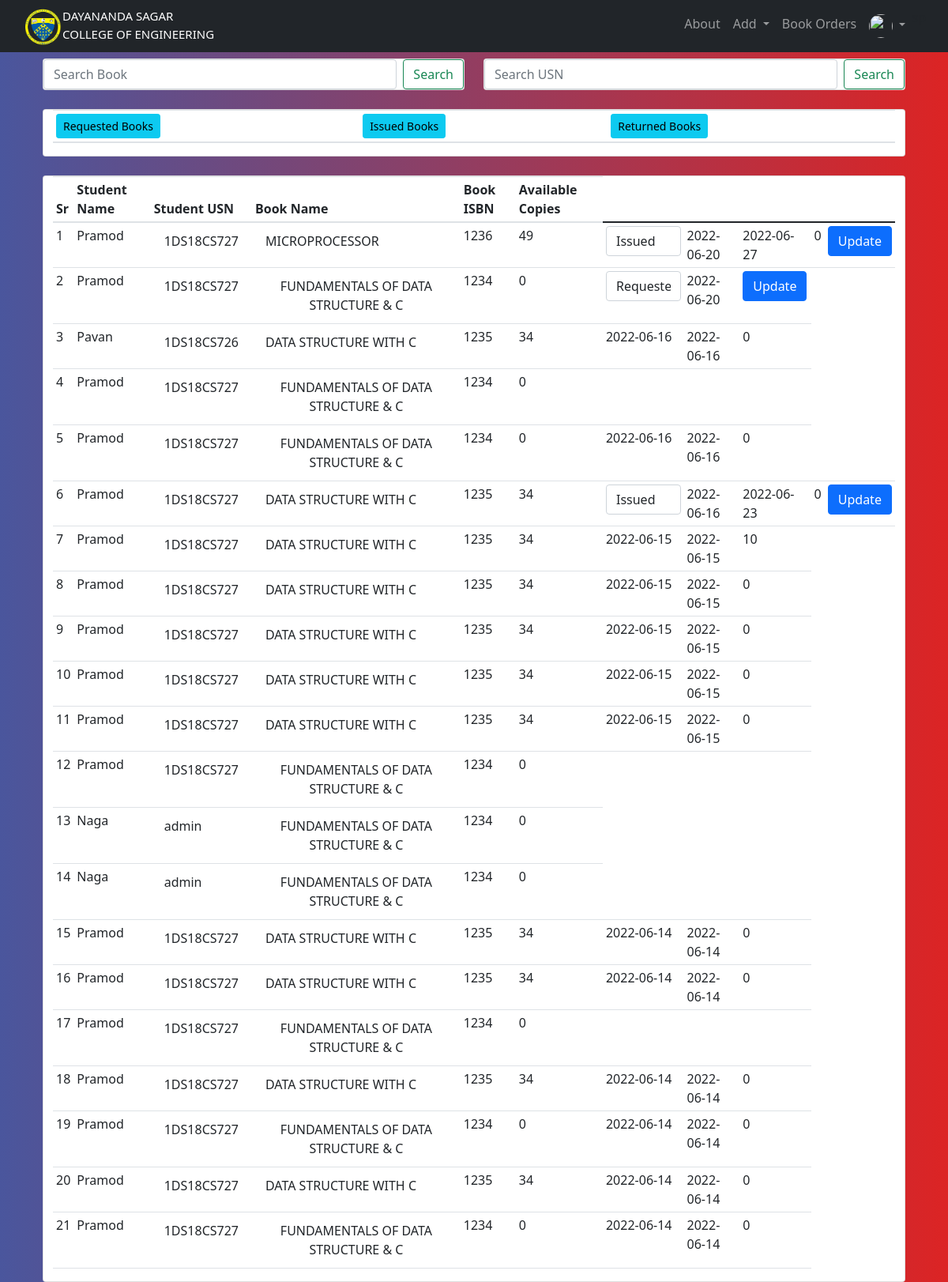
Screenshot of /orders_list (signed in) with the database file from the repository.
### website/models.py (models this page shows, shortened)
class Student_Order(db.Model):
        id = db.Column(db.Integer, primary_key = True)
        status = db.Column(db.String(20), default = 'Requested', nullable = False)
        request_time = db.Column(db.DateTime, nullable = True)
        approve_time = db.Column(db.DateTime, nullable = True)
        return_time = db.Column(db.DateTime, nullable = True)
        returned_time = db.Column(db.DateTime, nullable = True)
        student_id = db.Column(db.Integer, db.ForeignKey('user.id'),nullable=True)
        student = db.relationship('User', backref=db.backref('students_order',lazy=True))
        book_id = db.Column(db.Integer, db.ForeignKey('addbook.id'),nullable=True)
        book = db.relationship('Addbook', backref=db.backref('books_order',lazy=True))
        fine = db.Column(db.Float,default=0)

class User(db.Model,UserMixin):
        __searchable__ = ['usn']
        __tablename__='user'
        id = db.Column(db.Integer, primary_key=True)
        email = db.Column(db.String(150), unique=True)
        password=db.Column(db.String(150))
        first_name=db.Column(db.String(150))
        is_active = db.Column(db.Boolean,default=False)
        urole = db.Column(db.String(80))
        usn = db.Column(db.String(10))
        status = db.Column(db.String(10))
        department_id = db.Column(db.Integer, db.ForeignKey('department.id'),nullable=True)
        department = db.relationship('Department', backref=db.backref('user_departments',lazy=True))
        semester_id = db.Column(db.Integer, db.ForeignKey('semester.id'),nullable=True)
        semester = db.relationship('Semester', backref=db.backref('user_semesters',lazy=True))
        def is_active(self):
                return self.is_active
        def get_urole(self):
                return self.urole

class Addbook(db.Model):
    __tablename__='addbook'
    __searchable__ = ['name', 'desc', 'isbn','author']
    id = db.Column(db.Integer, primary_key=True)
    author =  db.Column(db.String(80),nullable=True)
    name = db.Column(db.String(80), nullable=False)
    price = db.Column(db.Numeric(10,2), nullable=False)
    isbn = db.Column(db.Integer,default=0)
    stock = db.Column(db.Integer,nullable=False)
    available_copies = db.Column(db.Integer,nullable=False)
    desc = db.Column(db.Text, nullable=False)
    pub_date = db.Column(db.DateTime, nullable=False, default=datetime.utcnow)
    department_id = db.Column(db.Integer, db.ForeignKey('department.id'),nullable=False)
    department = db.relationship('Department', backref=db.backref('departments',lazy=True))
    semester_id = db.Column(db.Integer, db.ForeignKey('semester.id'),nullable=False)
    semester = db.relationship('Semester', backref=db.backref('semesters',lazy=True))
    image_1 = db.Column(db.String(150), nullable=False, default='image.jpg')
    image_2 = db.Column(db.String(150), nullable=False, default='image.jpg')
    image_3 = db.Column(db.String(150), nullable=False, default='image.jpg')

### website/views.py (the view)
@views.route('/orders_list')
@requires_access_level("admin")
def orders_list_for_admin():
    orders = Student_Order.query.order_by(Student_Order.request_time.desc()).all()
    return render_template("orders_list_for_admin.html", user=current_user,orders=orders)

### website/views.py (called while the page is built)
def requires_access_level(access_level):
    def decorator(f):
        @wraps(f)
        def decorated_function(*args, **kwargs):
            if not current_user.is_authenticated:
                flash('Login to Access', 'error')
                return redirect(url_for('views.home'))
            if current_user.get_urole() not in access_level:
                logout_user()
                flash('You do not have access to this resource. You have been automatically Logged Out', 'error')
                return redirect(url_for('views.home'))
            return f(*args, **kwargs)
        return decorated_function
    return decorator

### website/templates/orders_list_for_admin.html (shortened to what this page needs)
{% extends "base.html" %} {% block title %}Oders List{% endblock %}
{% block content %}
<br>
<br>
<div class="container">
    <div class="row">
    <div class="col-md-6">
        <div class="card mt-100">
        <form class="d-flex" action="{{url_for('views.admin_orders_book_search', status=status)}}">
            <input class="form-control me-2" type="search" placeholder="Search Book" aria-label="Search" name="b">
            <button class="btn btn-outline-success" type="submit">Search</button>
        </form>
        </div>
    </div>
    <div class="col-md-6">
        <div class="card mt-100">
        <form class="d-flex" action="{{url_for('views.admin_orders_usn_search',status=status)}}">
            <input class="form-control me-2" type="search" placeholder="Search USN" aria-label="Search" name="u">
            <button class="btn btn-outline-success" type="submit">Search</button>
        </form>
        </div>
    </div>
</div>
<br>
<div class="container">
        <div class="row">
            <div class="card">
                <table class="table table-sm">
                    <thead>
                        <th><a href ="{{url_for('views.orders_list_on_status',status='Requested')}}" class="btn btn-info btn-sm">Requested Books</a></th>
                        <th><a href ="{{url_for('views.orders_list_on_status',status='Issued')}}" class="btn btn-info btn-sm">Issued Books</a></th>
                        <th><a href ="{{url_for('views.orders_list_on_status',status='Returned')}}" class="btn btn-info btn-sm">Returned Books</a></th>
                    </thead>
                </table>
            </div>
         </div>
</div>
<br>
<div class="container">
        <div class="row">
            <div class="card">
                <table class="table table-sm">
                    <thead>
                        <th>Sr</th>
                        <th>Student Name</th>
                        <th>Student USN</th>
                        <th>Book Name</th>
                        <th>Book ISBN</th>
                        <th>Available Copies</th>
                    </thead>
                    <tbody>
                    {% for order in orders%}
                    <tr>
                        <td>{{loop.index}}</td>
                        <td>{{order.student.first_name}}</td>
                        <td>
                            <button type="button" class="btn btn" data-toggle="modal" data-target="#student_info+{{order.student.usn}}">{{order.student.usn}}</button>
                        </td>
                        <td>
                            <button type="button" class="btn btn" data-toggle="modal" data-target="#book_into_modal+{{order.book.isbn}}">{{order.book.name}}</button>
                        </td>
                        <td>{{order.book.isbn}}</td>
                        <td>{{order.book.available_copies}}</td>
                        {% if(order.status == "Requested")%}
                        <td>
                            <form class="form" method="post" action="/orders_list/Requested">
                            <select name="status" id="status" class="form-control" required>
                                <option value="">Requested</option>
                            </select>
                        </td>
                        <td>{{order.request_time.date()}}</td>
                        {% elif(order.status == "Issued")%}
                        <td>
                            <form class="form" method="post" action="/orders_list/Issued">
                            <select name="status" id="status" class="form-control" required>
                                <option value="Issued">Issued</option>
                            </select>
                        </td>
                        <td>{{order.approve_time.date()}}</td>
                        <td>{{order.return_time.date()}}</td>
                        <td>{{order.fine}}</td>
                        {% elif(order.status == "Returned")%}
                        <td>{{order.approve_time.date()}}</td>
                        <td>{{order.returned_time.date()}}</td>
                        <td>{{order.fine}}</td>
                        {% endif %}
                        {% if(order.status in ["Requested","Issued"])%}
                        <td>
                            <input type="submit" class="btn btn-primary" value="Update">
                        </td>
                        {% endif %}
                    </tr>
                    {% endfor %}
                    </tbody>
                </table>
    </div>
         </div>
</div>
{% endblock %}

### website/static/style.css (style rules this page uses)
.bg-nav { background: #DC2424; background: -webkit-linear-gradient(to right, #4A569D, #DC2424); background: linear-gradient(to right, #4A569D, #DC2424); }
.mt-100 { margin-top: -40px; }

### rows the page displays
Student_Order: student.first_name "Pramod", student.usn "1DS18CS727", book.name "MICROPROCESSOR", book.isbn "1236", book.available_copies "49", approve_time "2022-06-20", return_time "2022-06-27", fine "0"
Student_Order: student.first_name "Pramod", student.usn "1DS18CS727", book.name "FUNDAMENTALS OF DATA STRUCTURE & C", book.isbn "1234", book.available_copies "0", request_time "2022-06-20"
Student_Order: student.first_name "Pavan", student.usn "1DS18CS726", book.name "DATA STRUCTURE WITH C", book.isbn "1235", book.available_copies "34", approve_time "2022-06-16", returned_time "2022-06-16", fine "0"
Student_Order: student.first_name "Pramod", student.usn "1DS18CS727", book.name "FUNDAMENTALS OF DATA STRUCTURE & C", book.isbn "1234", book.available_copies "0"
Student_Order: student.first_name "Pramod", student.usn "1DS18CS727", book.name "FUNDAMENTALS OF DATA STRUCTURE & C", book.isbn "1234", book.available_copies "0", approve_time "2022-06-16", returned_time "2022-06-16", fine "0"
Student_Order: student.first_name "Pramod", student.usn "1DS18CS727", book.name "DATA STRUCTURE WITH C", book.isbn "1235", book.available_copies "34", approve_time "2022-06-16", return_time "2022-06-23", fine "0"
Student_Order: student.first_name "Pramod", student.usn "1DS18CS727", book.name "DATA STRUCTURE WITH C", book.isbn "1235", book.available_copies "34", approve_time "2022-06-15", returned_time "2022-06-15", fine "10"
Student_Order: student.first_name "Pramod", student.usn "1DS18CS727", book.name "DATA STRUCTURE WITH C", book.isbn "1235", book.available_copies "34", approve_time "2022-06-15", returned_time "2022-06-15", fine "0"
Student_Order: student.first_name "Pramod", student.usn "1DS18CS727", book.name "DATA STRUCTURE WITH C", book.isbn "1235", book.available_copies "34", approve_time "2022-06-15", returned_time "2022-06-15", fine "0"
Student_Order: student.first_name "Pramod", student.usn "1DS18CS727", book.name "DATA STRUCTURE WITH C", book.isbn "1235", book.available_copies "34", approve_time "2022-06-15", returned_time "2022-06-15", fine "0"
Student_Order: student.first_name "Pramod", student.usn "1DS18CS727", book.name "DATA STRUCTURE WITH C", book.isbn "1235", book.available_copies "34", approve_time "2022-06-15", returned_time "2022-06-15", fine "0"
Student_Order: student.first_name "Pramod", student.usn "1DS18CS727", book.name "FUNDAMENTALS OF DATA STRUCTURE & C", book.isbn "1234", book.available_copies "0"
Student_Order: student.first_name "Naga", student.usn "admin", book.name "FUNDAMENTALS OF DATA STRUCTURE & C", book.isbn "1234", book.available_copies "0"
Student_Order: student.first_name "Naga", student.usn "admin", book.name "FUNDAMENTALS OF DATA STRUCTURE & C", book.isbn "1234", book.available_copies "0"
Student_Order: student.first_name "Pramod", student.usn "1DS18CS727", book.name "DATA STRUCTURE WITH C", book.isbn "1235", book.available_copies "34", approve_time "2022-06-14", returned_time "2022-06-14", fine "0"
Student_Order: student.first_name "Pramod", student.usn "1DS18CS727", book.name "DATA STRUCTURE WITH C", book.isbn "1235", book.available_copies "34", approve_time "2022-06-14", returned_time "2022-06-14", fine "0"
Student_Order: student.first_name "Pramod", student.usn "1DS18CS727", book.name "FUNDAMENTALS OF DATA STRUCTURE & C", book.isbn "1234", book.available_copies "0"
Student_Order: student.first_name "Pramod", student.usn "1DS18CS727", book.name "DATA STRUCTURE WITH C", book.isbn "1235", book.available_copies "34", approve_time "2022-06-14", returned_time "2022-06-14", fine "0"
Student_Order: student.first_name "Pramod", student.usn "1DS18CS727", book.name "FUNDAMENTALS OF DATA STRUCTURE & C", book.isbn "1234", book.available_copies "0", approve_time "2022-06-14", returned_time "2022-06-14", fine "0"
Student_Order: student.first_name "Pramod", student.usn "1DS18CS727", book.name "DATA STRUCTURE WITH C", book.isbn "1235", book.available_copies "34", approve_time "2022-06-14", returned_time "2022-06-14", fine "0"
Student_Order: student.first_name "Pramod", student.usn "1DS18CS727", book.name "FUNDAMENTALS OF DATA STRUCTURE & C", book.isbn "1234", book.available_copies "0", approve_time "2022-06-14", returned_time "2022-06-14", fine "0"
